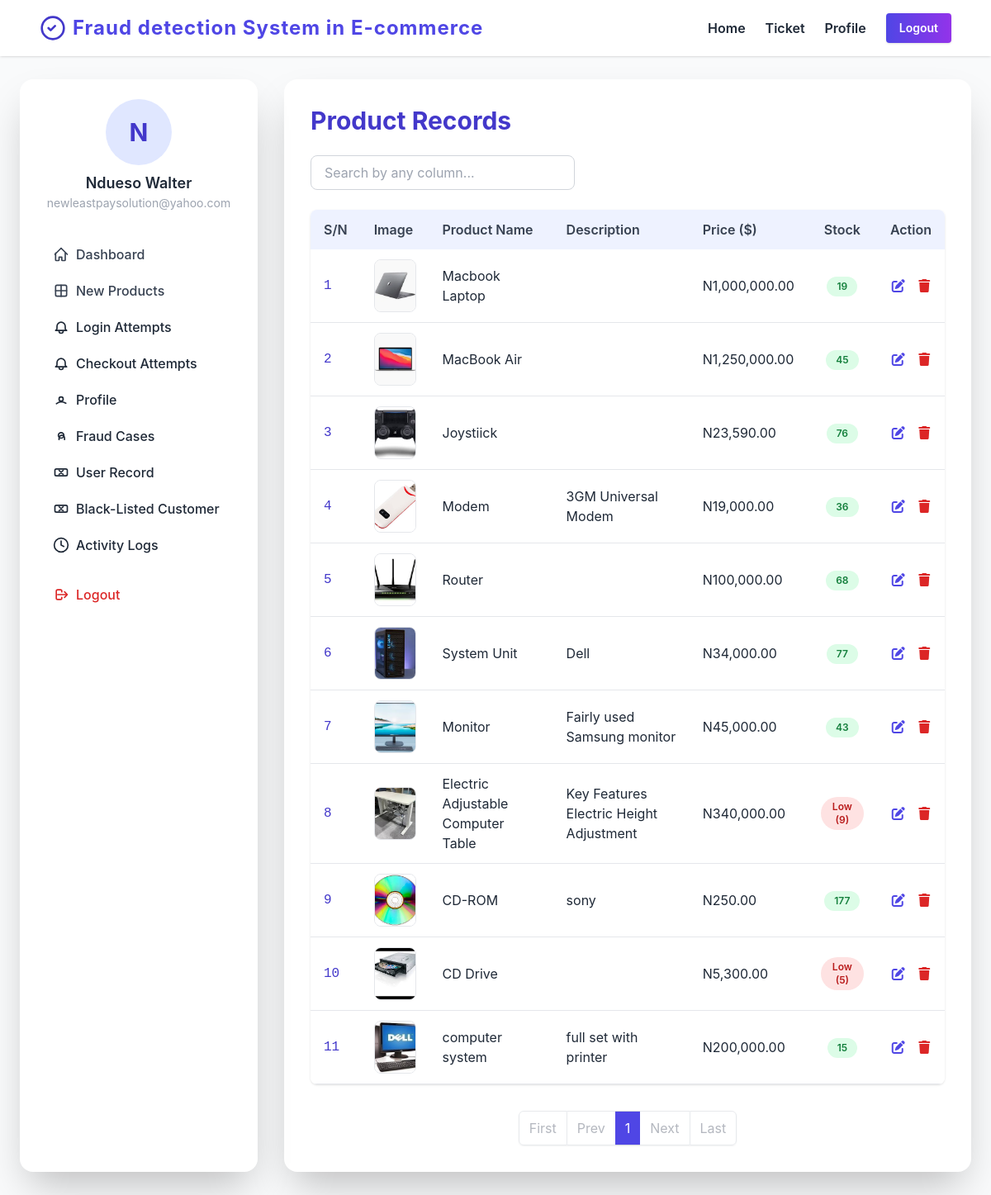
Screenshot of /Admin/product-record.php (signed in) with the database file from the repository.
### tables this page shows
CREATE TABLE `users` (
  `id` bigint(20) UNSIGNED NOT NULL,
  `email` varchar(255) NOT NULL,
  `password_hash` char(60) NOT NULL,
  `full_name` varchar(120) NOT NULL,
  `phone` varchar(30) DEFAULT NULL,
  `role` varchar(15) NOT NULL,
  `status` int(1) NOT NULL DEFAULT 1,
  `created_at` timestamp NOT NULL DEFAULT current_timestamp(),
  `updated_at` timestamp NOT NULL DEFAULT current_timestamp() ON UPDATE current_timestamp()
);

CREATE TABLE `products` (
  `id` bigint(20) UNSIGNED NOT NULL,
  `name` varchar(160) NOT NULL,
  `description` text DEFAULT NULL,
  `image` text NOT NULL,
  `price` int(10) UNSIGNED NOT NULL,
  `stock_qty` int(10) UNSIGNED NOT NULL DEFAULT 0,
  `created_at` timestamp NOT NULL DEFAULT current_timestamp(),
  `updated_at` timestamp NOT NULL DEFAULT current_timestamp() ON UPDATE current_timestamp()
);

### inc/config.php (called while the page is built, shortened)
<?php
include('../database/connect.php');
$user_id = $_SESSION["user_id"];
$stmt = $dbh->query("SELECT * FROM users where id='$user_id'");
$row_user = $stmt->fetch();
?>

### Admin/product-record.php (the view, shortened to what this page needs)
<?php
include('../inc/config.php');
$page = isset($_GET['page']) ? max(1, intval($_GET['page'])) : 1;
$limit = 20;
$offset = ($page - 1) * $limit;
$sql = "SELECT id, name, description, image, price, stock_qty FROM products ORDER BY id DESC LIMIT ? OFFSET ?";
$stmt = $conn->prepare($sql);
$stmt->bind_param('ii', $limit, $offset);
$stmt->execute();
$result = $stmt->get_result();
$products = [];
while ($row = $result->fetch_assoc()) {
    $products[] = $row;
}
?>
<!DOCTYPE html>
<html lang="en">
<head>
    <?php include('partials/head.php'); ?>
    <link rel="stylesheet" href="https://cdnjs.cloudflare.com/ajax/libs/font-awesome/6.4.2/css/all.min.css">
</head>
<body class="bg-gray-50 text-gray-800">
    <header class="fixed top-0 left-0 w-full bg-white shadow z-50">
        <?php include('partials/navbar.php'); ?>
    </header>
    <section class="min-h-screen flex items-start justify-center pt-24 pb-12">
        <div class="w-full max-w-6xl mx-auto flex flex-col md:flex-row gap-8">
            <aside class="w-full md:w-72 bg-white rounded-2xl shadow-2xl p-6 flex flex-col gap-2 sticky top-28 z-10 md:order-1 order-2 mb-8 md:mb-0">
                <?php include('partials/sidebar.php'); ?>
            </aside>
            <div class="flex-1 bg-white rounded-2xl shadow-2xl p-8 mb-8 md:mb-0 md:order-2 order-1">
                <h2 class="text-3xl font-bold text-indigo-700 mb-6">Product Records</h2>
                <div class="mb-6 flex flex-col md:flex-row gap-3 md:gap-4 items-center">
                    <input id="productSearch" type="text" placeholder="Search by any column..." class="w-full md:w-80 px-4 py-2 rounded-lg border border-gray-300 focus:ring-2 focus:ring-indigo-200 focus:outline-none transition" autocomplete="off" />
                </div>
                <div class="overflow-x-auto rounded-lg shadow">
                    <table class="min-w-full bg-white" id="productsTable">
                        <thead class="bg-indigo-50">
                            <tr>
                                <th class="py-3 px-4 text-left font-semibold text-gray-700">S/N</th>
                                <th class="py-3 px-4 text-left font-semibold text-gray-700">Image</th>
                                <th class="py-3 px-4 text-left font-semibold text-gray-700">Product Name</th>
                                <th class="py-3 px-4 text-left font-semibold text-gray-700">Description</th>
                                <th class="py-3 px-4 text-left font-semibold text-gray-700">Price ($)</th>
                                <th class="py-3 px-4 text-center font-semibold text-gray-700">Stock</th>
                                <th class="py-3 px-4 text-center font-semibold text-gray-700">Action</th>
                            </tr>
                        </thead>
                        <tbody>
                            <?php if (count($products) > 0): ?>
                                <?php foreach ($products as $index => $product): ?>
                                    <tr class="border-b hover:bg-indigo-50 transition">
                                        <td class="py-3 px-4 font-mono text-indigo-700"><?php echo (($page - 1) * $limit) + $index + 1; ?></td>
                                        <td class="py-3 px-4">
                                            <?php if (!empty($product['image'])): ?>
                                                <img src="../<?php echo htmlspecialchars($product['image']); ?>" alt="Product Image" class="w-16 h-16 object-cover rounded-lg border">
                                            <?php else: ?>
                                                <span class="text-gray-400 italic">No Image</span>
                                            <?php endif; ?>
                                        </td>
                                        <td class="py-3 px-4"><?php echo htmlspecialchars($product['name']); ?></td>
                                        <td class="py-3 px-4"><?php echo htmlspecialchars($product['description']); ?></td>
                                        <td class="py-3 px-4">N<?php echo number_format($product['price'], 2); ?></td>
                                        <td class="py-3 px-4 text-center">
                                            <?php if ($product['stock_qty'] < 10): ?>
                                                <span class="inline-block px-3 py-1 text-xs font-semibold rounded-full bg-red-100 text-red-700">
                                                    Low (<?php echo $product['stock_qty']; ?>)
                                                </span>
                                            <?php else: ?>
                                                <span class="inline-block px-3 py-1 text-xs font-semibold rounded-full bg-green-100 text-green-700">
                                                    <?php echo $product['stock_qty']; ?>
                                                </span>
                                            <?php endif; ?>
                                        </td>
                                        <td class="py-3 px-4 text-center">
                                            <a href="edit-product.php?id=<?php echo $product['id']; ?>" class="text-indigo-600 hover:text-indigo-900 mr-3" title="Edit Product">
                                                <i class="fa fa-edit"></i>
                                            </a>
                                            <a href="delete-product.php?id=<?php echo $product['id']; ?>" class="text-red-600 hover:text-red-800" title="Delete Product" onclick="return confirm('Are you sure you want to delete this product?');">
                                                <i class="fa fa-trash"></i>
                                            </a>
                                        </td>
                                    </tr>
                                <?php endforeach; ?>
                            <?php else: ?>
                                <tr>
                                    <td colspan="7" class="py-6 px-4 text-center text-gray-400">No product records found.</td>
                                </tr>
                            <?php endif; ?>
                        </tbody>
                    </table>
                </div>
                <?php include('partials/pagination.php'); ?>
            </div>
        </div>
    </section>
</body>
</html>

### Admin/partials/sidebar.php
<?php $initial = !empty($row_user['full_name']) ? strtoupper(mb_substr(trim($row_user['full_name']), 0, 1)) : 'N/A'; ?>
<div class="mb-6 flex flex-col items-center">
  <div class="w-20 h-20 rounded-full bg-indigo-100 flex items-center justify-center text-3xl font-bold text-indigo-700 mb-2">
    <?php echo $initial; ?>
  </div>
  <span class="font-semibold text-lg"><?php echo $row_user['full_name'];?></span>
  <span class="text-gray-400 text-sm"><?php echo $row_user['email'];?></span>
</div>
<nav class="flex flex-col gap-1">
  <a href="index.php" class="flex items-center gap-2 px-4 py-2 rounded-lg hover:bg-indigo-50 transition font-medium text-gray-700">
    <svg class="w-5 h-5" fill="none" stroke="currentColor" viewBox="0 0 24 24">
      <path d="M3 12l9-9 9 9M4 10v10a1 1 0 001 1h3a1 1 0 001-1v-4h4v4a1 1 0 001 1h3a1 1 0 001-1V10" stroke-width="2" stroke-linecap="round" stroke-linejoin="round"/>
    </svg>
    Dashboard
  </a>
  <a href="add-products.php" class="flex items-center gap-2 px-4 py-2 rounded-lg hover:bg-indigo-50 transition font-medium text-gray-700">
    <svg class="w-5 h-5" fill="none" stroke="currentColor" viewBox="0 0 24 24">
      <path d="M12 4v16m8-8H4" stroke-width="2" stroke-linecap="round" stroke-linejoin="round"/>
      <rect x="4" y="4" width="16" height="16" rx="2" stroke-width="2" stroke-linecap="round" stroke-linejoin="round"/>
    </svg>
    New Products
  </a>
  <a href="login-attempts.php" class="flex items-center gap-2 px-4 py-2 rounded-lg hover:bg-indigo-50 transition font-medium">
    <svg class="w-5 h-5" fill="none" stroke="currentColor" viewBox="0 0 24 24">
      <path d="M15 17h5l-1.405-1.405A2.032 2.032 0 0118 14.158V11a6 6 0 10-12 0v3.159c0 .538-.214 1.055-.595 1.436L4 17h5m6 0v1a3 3 0 11-6 0v-1m6 0H9" stroke-width="2" stroke-linecap="round" stroke-linejoin="round"/>
    </svg>
    Login Attempts
  </a>
  <a href="checkout-attempts.php" class="flex items-center gap-2 px-4 py-2 rounded-lg hover:bg-indigo-50 transition font-medium">
    <svg class="w-5 h-5" fill="none" stroke="currentColor" viewBox="0 0 24 24">
      <path d="M15 17h5l-1.405-1.405A2.032 2.032 0 0118 14.158V11a6 6 0 10-12 0v3.159c0 .538-.214 1.055-.595 1.436L4 17h5m6 0v1a3 3 0 11-6 0v-1m6 0H9" stroke-width="2" stroke-linecap="round" stroke-linejoin="round"/>
    </svg>
    Checkout Attempts
  </a>
  <a href="profile.php" class="flex items-center gap-2 px-4 py-2 rounded-lg hover:bg-indigo-50 transition font-medium">
    <svg class="w-5 h-5" fill="none" stroke="currentColor" viewBox="0 0 24 24">
      <path d="M5.121 17.804A13.937 13.937 0 0112 15c2.485 0 4.797.755 6.879 2.047M15 11a3 3 0 11-6 0 3 3 0 016 0z" stroke-width="2" stroke-linecap="round" stroke-linejoin="round"/>
    </svg>
    Profile
  </a>
  <a href="fraud-cases-records.php" class="flex items-center gap-2 px-4 py-2 rounded-lg hover:bg-indigo-50 transition font-medium">
    <svg class="w-5 h-5" fill="none" stroke="currentColor" viewBox="0 0 24 24">
      <path d="M9 17v-2a4 4 0 018 0v2M12 7a4 4 0 110 8 4 4 0 010-8z" stroke-width="2" stroke-linecap="round" stroke-linejoin="round"/>
    </svg>
    Fraud Cases
  </a>
  <a href="user-record.php" class="flex items-center gap-2 px-4 py-2 rounded-lg hover:bg-indigo-50 transition font-medium">
    <svg class="w-5 h-5" fill="none" stroke="currentColor" viewBox="0 0 24 24">
      <rect x="3" y="7" width="18" height="10" rx="2" stroke-width="2" stroke-linecap="round" stroke-linejoin="round"/>
      <path d="M9 9l6 6m0-6l-6 6" stroke-width="2" stroke-linecap="round" stroke-linejoin="round"/>
    </svg>
  User Record
  </a>
  <a href="black-listed-users.php" class="flex items-center gap-2 px-4 py-2 rounded-lg hover:bg-indigo-50 transition font-medium">
    <svg class="w-5 h-5" fill="none" stroke="currentColor" viewBox="0 0 24 24">
      <rect x="3" y="7" width="18" height="10" rx="2" stroke-width="2" stroke-linecap="round" stroke-linejoin="round"/>
      <path d="M9 9l6 6m0-6l-6 6" stroke-width="2" stroke-linecap="round" stroke-linejoin="round"/>
    </svg>
    Black-Listed Customer
  </a>
  <a href="activity-logs.php" class="flex items-center gap-2 px-4 py-2 rounded-lg hover:bg-indigo-50 transition font-medium">
    <svg class="w-5 h-5" fill="none" stroke="currentColor" viewBox="0 0 24 24">
      <circle cx="12" cy="12" r="10" stroke-width="2" stroke-linecap="round" stroke-linejoin="round"/>
      <path d="M12 6v6l4 2" stroke-width="2" stroke-linecap="round" stroke-linejoin="round"/>
    </svg>
    Activity Logs
  </a>
  <a href="logout.php" class="flex items-center gap-2 px-4 py-2 rounded-lg hover:bg-red-50 transition font-medium text-red-600 mt-4">
    <svg class="w-5 h-5" fill="none" stroke="currentColor" viewBox="0 0 24 24">
      <path d="M17 16l4-4m0 0l-4-4m4 4H7m6 4v1a2 2 0 01-2 2H7a2 2 0 01-2-2V7a2 2 0 012-2h4a2 2 0 012 2v1" stroke-width="2" stroke-linecap="round" stroke-linejoin="round"/>
    </svg>
    Logout
  </a>
</nav>

### Admin/assets/css/style.css (style rules this page uses)
body { font-family: 'Inter', sans-serif; }

### rows the page displays
users: full_name "N", full_name "Ndueso Walter", email "newleastpaysolution@yahoo.com"
products: index "1", image (picture), name "Macbook Laptop", price "1,000,000.00", stock_qty "19"
products: index "2", image (picture), name "MacBook Air", price "1,250,000.00", stock_qty "45"
products: index "3", image (picture), name "Joystiick", price "23,590.00", stock_qty "76"
products: index "4", image (picture), name "Modem", description "3GM Universal Modem", price "19,000.00", stock_qty "36"
products: index "5", image (picture), name "Router", price "100,000.00", stock_qty "68"
products: index "6", image (picture), name "System Unit", description "Dell", price "34,000.00", stock_qty "77"
products: index "7", image (picture), name "Monitor", description "Fairly used Samsung monitor", price "45,000.00", stock_qty "43"
products: index "8", image (picture), name "Electric Adjustable Computer Table", description "Key Features Electric Height Adjustment", price "340,000.00", stock_qty "9"
products: index "9", image (picture), name "CD-ROM", description "sony", price "250.00", stock_qty "177"
products: index "10", image (picture), name "CD Drive", price "5,300.00", stock_qty "5"
products: index "11", image (picture), name "computer system", description "full set with printer", price "200,000.00", stock_qty "15"

### other values shown
$app_name "Fraud detection System in E-commerce"
